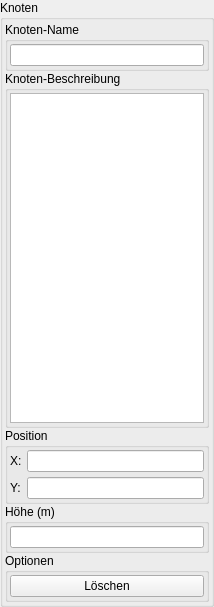
<ui version="4.0" >
 <author></author>
 <comment></comment>
 <exportmacro></exportmacro>
 <class>WidgetToolTerrainPointNew</class>
 <widget class="QWidget" name="WidgetToolTerrainPointNew" >
  <property name="geometry" >
   <rect>
    <x>0</x>
    <y>0</y>
    <width>214</width>
    <height>607</height>
   </rect>
  </property>
  <property name="windowTitle" >
   <string>Form</string>
  </property>
  <layout class="QGridLayout" >
   <property name="margin" >
    <number>0</number>
   </property>
   <property name="spacing" >
    <number>5</number>
   </property>
   <item row="0" column="0" >
    <widget class="QGroupBox" name="groupBox" >
     <property name="title" >
      <string>Knoten</string>
     </property>
     <property name="flat" >
      <bool>true</bool>
     </property>
     <layout class="QGridLayout" >
      <property name="margin" >
       <number>2</number>
      </property>
      <property name="spacing" >
       <number>0</number>
      </property>
      <item row="4" column="0" >
       <widget class="QGroupBox" name="groupBox_5" >
        <property name="title" >
         <string>Optionen</string>
        </property>
        <property name="flat" >
         <bool>true</bool>
        </property>
        <layout class="QGridLayout" >
         <property name="margin" >
          <number>2</number>
         </property>
         <property name="spacing" >
          <number>5</number>
         </property>
         <item row="0" column="0" >
          <widget class="QPushButton" name="pushButton_Delete" >
           <property name="toolTip" >
            <string>Löscht den Knoten</string>
           </property>
           <property name="statusTip" >
            <string>Löscht den Knoten</string>
           </property>
           <property name="whatsThis" >
            <string>Löscht den Knoten</string>
           </property>
           <property name="text" >
            <string>Löschen</string>
           </property>
          </widget>
         </item>
        </layout>
       </widget>
      </item>
      <item row="3" column="0" >
       <widget class="QGroupBox" name="groupBox_6" >
        <property name="title" >
         <string>Höhe (m)</string>
        </property>
        <property name="flat" >
         <bool>true</bool>
        </property>
        <layout class="QGridLayout" >
         <property name="margin" >
          <number>2</number>
         </property>
         <property name="spacing" >
          <number>5</number>
         </property>
         <item row="0" column="0" >
          <widget class="QLineEdit" name="lineEdit_Height" />
         </item>
        </layout>
       </widget>
      </item>
      <item row="2" column="0" >
       <widget class="QGroupBox" name="groupBox_4" >
        <property name="title" >
         <string>Position</string>
        </property>
        <property name="flat" >
         <bool>true</bool>
        </property>
        <layout class="QGridLayout" >
         <property name="margin" >
          <number>2</number>
         </property>
         <property name="spacing" >
          <number>5</number>
         </property>
         <item row="1" column="1" >
          <widget class="QLineEdit" name="lineEdit_Y" />
         </item>
         <item row="0" column="1" >
          <widget class="QLineEdit" name="lineEdit_X" />
         </item>
         <item row="1" column="0" >
          <widget class="QLabel" name="label_2" >
           <property name="text" >
            <string>Y:</string>
           </property>
          </widget>
         </item>
         <item row="0" column="0" >
          <widget class="QLabel" name="label" >
           <property name="text" >
            <string>X:</string>
           </property>
          </widget>
         </item>
        </layout>
       </widget>
      </item>
      <item row="0" column="0" >
       <widget class="QGroupBox" name="groupBox_2" >
        <property name="title" >
         <string>Knoten-Name</string>
        </property>
        <property name="flat" >
         <bool>true</bool>
        </property>
        <layout class="QGridLayout" >
         <property name="margin" >
          <number>2</number>
         </property>
         <property name="spacing" >
          <number>5</number>
         </property>
         <item row="0" column="0" >
          <widget class="QLineEdit" name="lineEdit_PointName" />
         </item>
        </layout>
       </widget>
      </item>
      <item row="1" column="0" >
       <widget class="QGroupBox" name="groupBox_3" >
        <property name="title" >
         <string>Knoten-Beschreibung</string>
        </property>
        <property name="flat" >
         <bool>true</bool>
        </property>
        <layout class="QGridLayout" >
         <property name="margin" >
          <number>2</number>
         </property>
         <property name="spacing" >
          <number>5</number>
         </property>
         <item row="0" column="0" >
          <widget class="QTextEdit" name="textEdit_PointDesc" />
         </item>
        </layout>
       </widget>
      </item>
     </layout>
    </widget>
   </item>
  </layout>
 </widget>
 <pixmapfunction></pixmapfunction>
 <resources/>
 <connections/>
</ui>
